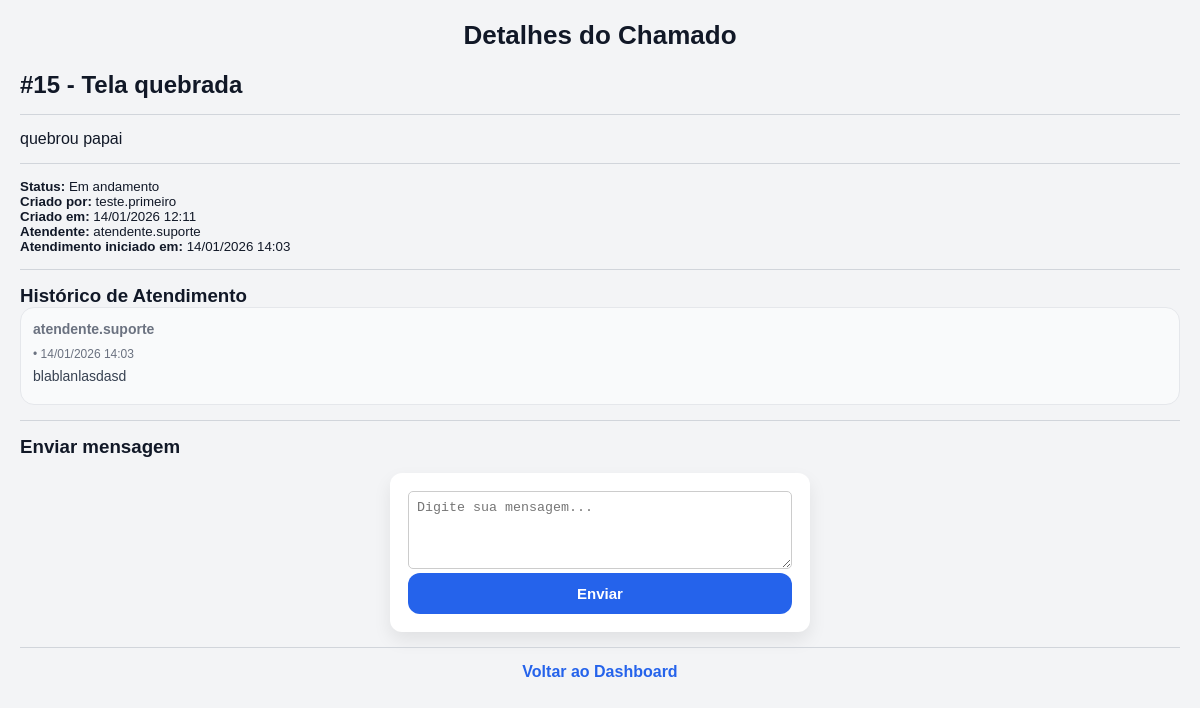
Screenshot of /ticket/15 (signed in) with the database file from the repository.
### tables this page shows
CREATE TABLE tickets (
    id INTEGER PRIMARY KEY AUTOINCREMENT, -- ID único do chamado (auto incremento)

    titulo TEXT NOT NULL,                 -- Título do chamado
    descricao TEXT NOT NULL,              -- Descrição do problema

    status TEXT NOT NULL,                 -- Status do ticket: Aberto | Em andamento | Fechado

    user_id INTEGER NOT NULL,             -- ID do usuário que criou o chamado

    attendant_id INTEGER,                 -- ID do atendente responsável (pode ser NULL)

    created_at TEXT NOT NULL,             -- Data/hora de criação do chamado

    started_at TEXT,                      -- Data/hora de início do atendimento (pode ser NULL)
    closed_at TEXT,                       -- Data/hora de fechamento (pode ser NULL)

    is_hidden INTEGER NOT NULL,           -- 0 = visível | 1 = oculto (soft delete)

    hidden_by INTEGER,                    -- ID de quem ocultou (atendente/admin)
    hidden_at TEXT                        -- Data/hora que foi ocultado
);

CREATE TABLE users (
    id INTEGER PRIMARY KEY AUTOINCREMENT,
    username TEXT NOT NULL UNIQUE,
    email TEXT,
    senha TEXT NOT NULL,
    is_admin INTEGER NOT NULL
);

CREATE TABLE ticket_comments (
    id INTEGER PRIMARY KEY AUTOINCREMENT,
    ticket_id INTEGER NOT NULL,
    user_id INTEGER NOT NULL,
    comment TEXT NOT NULL,
    created_at TEXT NOT NULL
);

### app.py (the view, shortened to what this page needs)
@app.route('/ticket/<int:ticket_id>')
def ticket_detail(ticket_id):
    if 'user_id' not in session:
        return redirect(url_for('login'))
    nivel = session.get('nivel')
    conn = get_db_connection()
    cursor = conn.cursor()
    cursor.execute("""
        SELECT
            tickets.id,
            tickets.status,
            tickets.is_hidden,
            attendant.username AS attendant_name
        FROM tickets
        LEFT JOIN users AS attendant ON tickets.attendant_id = attendant.id
        WHERE tickets.id = ?
    """, (ticket_id,))
    info = cursor.fetchone()
    if not info:
        conn.close()
        flash(f"Chamado Nº: {ticket_id} não encontrado.", "error")
        return redirect(url_for('dashboard'))
    status = info["status"]
    is_hidden = info["is_hidden"]
    atendente = info["attendant_name"] or "—"
    if is_hidden == 1 and nivel != 2:
        conn.close()
        flash(f"Chamado Nº: {ticket_id} não encontrado.", "error")
        return redirect(url_for('dashboard'))
    if nivel == 2:
        cursor.execute("""
            SELECT
                tickets.id,
                tickets.titulo,
                tickets.descricao,
                tickets.status,
                tickets.created_at,
                tickets.started_at,
                tickets.closed_at,
                tickets.is_hidden,
                creator.username,
                attendant.username,
                hider.username,
                tickets.hidden_at
            FROM tickets
            JOIN users AS creator ON tickets.user_id = creator.id
            LEFT JOIN users AS attendant ON tickets.attendant_id = attendant.id
            LEFT JOIN users AS hider ON tickets.hidden_by = hider.id
            WHERE tickets.id = ?
        """, (ticket_id,))
        ticket = cursor.fetchone()
    elif nivel == 0:
        cursor.execute("""
            SELECT
                tickets.id,
                tickets.titulo,
                tickets.descricao,
                tickets.status,
                tickets.created_at,
                tickets.started_at,
                tickets.closed_at,
                tickets.is_hidden,
                creator.username,
                attendant.username,
                hider.username,
                tickets.hidden_at
            FROM tickets
            JOIN users AS creator ON tickets.user_id = creator.id
            LEFT JOIN users AS attendant ON tickets.attendant_id = attendant.id
            LEFT JOIN users AS hider ON tickets.hidden_by = hider.id
            WHERE tickets.id = ?
              AND tickets.user_id = ?
              AND tickets.is_hidden = 0
        """, (ticket_id, session['user_id']))
        ticket = cursor.fetchone()
    cursor.execute("""
        SELECT
            ticket_comments.id,
            ticket_comments.comment,
            ticket_comments.created_at,
            users.username
        FROM ticket_comments
        JOIN users ON ticket_comments.user_id = users.id
        WHERE ticket_comments.ticket_id = ?
        ORDER BY ticket_comments.id ASC
    """, (ticket_id,))
    comments = cursor.fetchall()
    conn.close()
    return render_template('ticket_detail.html', ticket=ticket, comments=comments)

### app.py (called while the page is built)
def get_db_connection():
    conn = sqlite3.connect('database.db')
    conn.row_factory = sqlite3.Row  # melhora leitura (pode acessar por nome)
    return conn

### templates/ticket_detail.html (shortened to what this page needs)
{% extends "base.html" %}
{% block content %}
<h1>Detalhes do Chamado</h1>
<h2>#{{ ticket[0] }} - {{ ticket[1] }}</h2>
<hr>
<p>{{ ticket[2] }}</p>
<hr>
<small>
    <p><strong>Status:</strong>
        {% if ticket[7] == 1 %}
            Ocultado
        {% else %}
            {{ ticket[3] }}
        {% endif %}
    </p>
    <p><strong>Criado por:</strong> {{ ticket[8] }}</p>
    <p><strong>Criado em:</strong> {{ ticket[4] }}</p>
    {% if ticket[9] %}
        <p><strong>Atendente:</strong> {{ ticket[9] }}</p>
    {% endif %}
    {% if ticket[5] %}
        <p><strong>Atendimento iniciado em:</strong> {{ ticket[5] }}</p>
    {% endif %}
</small>
<hr>
<h3>Histórico de Atendimento</h3>
{% if comments %}
    {% for c in comments %}
        <div class="card">
            <small>
                <strong>{{ c[3] }}</strong> • {{ c[2] }}
            </small>
            <p style="margin-top:6px;">{{ c[1] }}</p>
        </div>
    {% endfor %}
{% else %}
    <p class="vazio">Nenhuma mensagem ainda.</p>
{% endif %}
<hr>
<h3>Enviar mensagem</h3>
<form method="POST" action="{{ url_for('add_comment', ticket_id=ticket[0]) }}">
    <textarea name="comment" rows="4" required placeholder="Digite sua mensagem..."></textarea>
    <button type="submit">Enviar</button>
</form>
<hr>
<p style="text-align:center;">
    <a href="{{ url_for('dashboard') }}">Voltar ao Dashboard</a>
</p>
{% endblock %}

### templates/base.html (shortened to what this page needs)
<!DOCTYPE html>
<html lang="pt-br">
<head>
    <link rel="stylesheet" href="{{ url_for('static', filename='style.css') }}">
</head>
<body>
    {% block content %}{% endblock %}
</body>
</html>

### static/style.css (style rules this page uses)
* { margin: 0; padding: 0; box-sizing: border-box; }
body { font-family: Arial, Helvetica, sans-serif; background: #f3f4f6; color: #111827; padding: 20px; }
h1 { text-align: center; margin-bottom: 20px; font-size: 26px; }
a { color: #2563eb; text-decoration: none; font-weight: bold; }
hr { margin: 15px 0; border: none; border-top: 1px solid #d1d5db; }
form { background-color: #ffffff; width: 100%; max-width: 420px; margin: 15px auto; padding: 18px; border-radius: 12px; box-shadow: 0 8px 18px rgba(0,0,0,0.08); }
button { width: 100%; padding: 12px; background-color: #2563eb; color: white; border: none; cursor: pointer; border-radius: 12px; font-size: 15px; font-weight: bold; transition: 0.2s; }
.card { background: #f9fafb; padding: 12px; border-radius: 14px; margin-bottom: 12px; border: 1px solid #e5e7eb; transition: 0.15s; }
.card strong { display: block; margin-bottom: 6px; font-size: 14px; }
.card p { margin: 8px 0; font-size: 14px; color: #374151; }
.card small { display: block; font-size: 12px; color: #6b7280; line-height: 1.4; }
textarea { width: 100%; padding: 8px; resize: vertical; border-radius: 5px; border: 1px solid #ccc; }

### rows the page displays
tickets: id "15", titulo "Tela quebrada", descricao "quebrou papai", status "Em andamento", created_at "14/01/2026 12:11", started_at "14/01/2026 14:03"
users: username "teste.primeiro"
users: username "atendente.suporte"
ticket_comments: username "atendente.suporte", created_at "14/01/2026 14:03", comment "blablanlasdasd"
